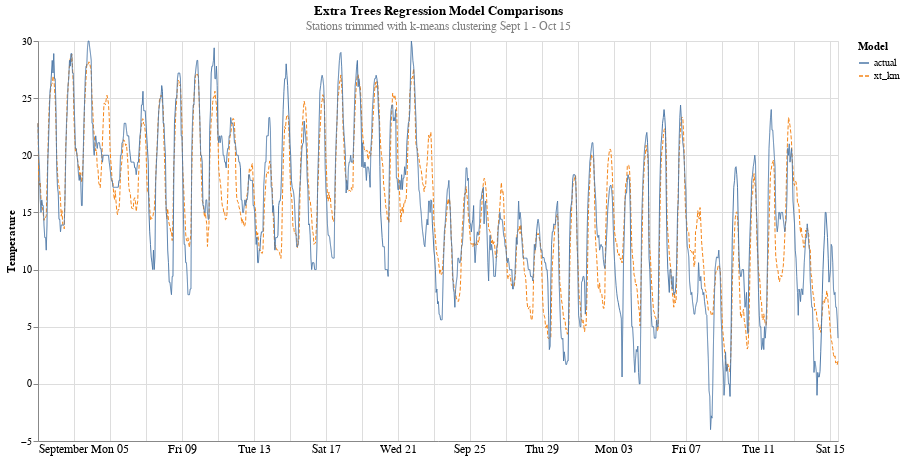

Notebook code for this chart:
### Code cell
alt.data_transformers.disable_max_rows()
alt.Chart(res[['time','xt_km','actual']].melt(id_vars='time')).mark_line(size=1).encode(
    x=alt.X('time:T', axis=alt.Axis(tickSize=0, labelFontSize=12),title=None),
    y=alt.Y('value:Q',title='Temperature'),
    color=alt.Color('variable',legend=alt.Legend(title='Model')),
    strokeDash='variable'
).properties(
    height=400,
    width=800,
    title={
      "text": ['Extra Trees Regression Model Comparisons'], 
      "subtitle": ["Stations trimmed with k-means clustering Sept 1 - Oct 15"],
      "color": "black",
      "subtitleColor": "gray"
    }
)

### Figure 1 — Vega-Lite specification as saved in the notebook (floating-point values rounded to 4 significant figures; data arrays with more than 128 entries replaced by an {"elided": "..."} marker saying what was removed)
{"config": {"view": {"continuousWidth": 400, "continuousHeight": 300}}, "data": {"name": "data-49d4b04fcfc128de5caeb106484133b5"}, "mark": {"type": "line", "size": 1}, "encoding": {"color": {"field": "variable", "legend": {"title": "Model"}, "type": "nominal"}, "strokeDash": {"field": "variable", "type": "nominal"}, "x": {"axis": {"labelFontSize": 12, "tickSize": 0}, "field": "time", "title": null, "type": "temporal"}, "y": {"field": "value", "title": "Temperature", "type": "quantitative"}}, "height": 400, "title": {"text": ["Extra Trees Regression Model Comparisons"], "subtitle": ["Stations trimmed with k-means clustering Sept 1 - Oct 15"], "color": "black", "subtitleColor": "gray"}, "width": 800, "$schema": "https://vega.github.io/schema/vega-lite/v4.17.0.json", "datasets": {"data-49d4b04fcfc128de5caeb106484133b5": {"elided": "2136 records"}}}
